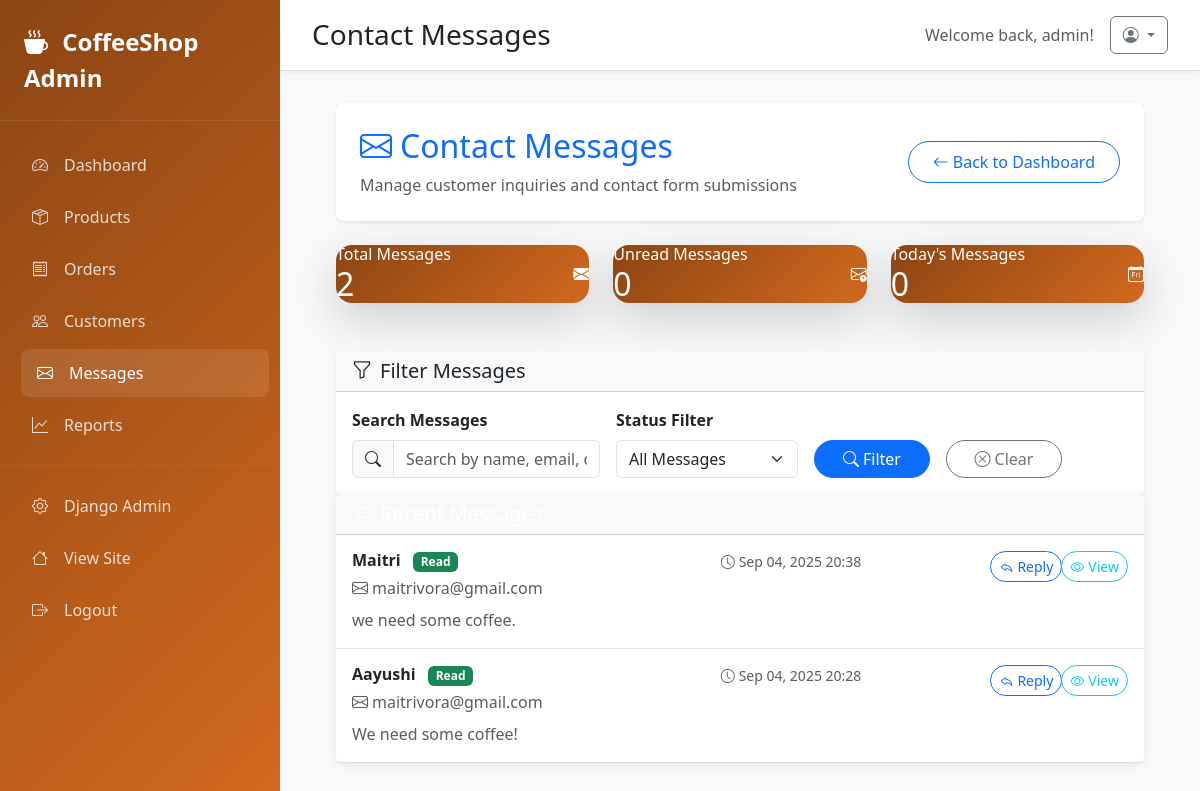
The page /dashboard/messages/ (signed in) on the database its author committed.
### coffee/models.py (models this page shows, shortened)
class ContactMessage(models.Model):
    name = models.CharField(max_length=100)
    email = models.EmailField()
    message = models.TextField()
    is_read = models.BooleanField(default=False)
    created_at = models.DateTimeField(auto_now_add=True)
    class Meta:
        ordering = ['-created_at']

### coffee/admin_views.py (the view)
# urls.py: path('dashboard/messages/', admin_views.admin_messages, name='admin_messages'),
@staff_member_required
def admin_messages(request):
    messages_queryset = ContactMessage.objects.all().order_by('-created_at')
    search_query = request.GET.get('search', '')
    if search_query:
        messages_queryset = messages_queryset.filter(
            Q(name__icontains=search_query) |
            Q(email__icontains=search_query) |
            Q(message__icontains=search_query)
        )
    status_filter = request.GET.get('status', '')
    if status_filter == 'unread':
        messages_queryset = messages_queryset.filter(is_read=False)
    elif status_filter == 'read':
        messages_queryset = messages_queryset.filter(is_read=True)
    from django.core.paginator import Paginator
    paginator = Paginator(messages_queryset, 20)  # Show 20 messages per page
    page_number = request.GET.get('page')
    messages_page = paginator.get_page(page_number)
    total_messages = ContactMessage.objects.count()
    unread_messages = ContactMessage.objects.filter(is_read=False).count()
    today_messages = ContactMessage.objects.filter(created_at__date=timezone.now().date()).count()
    context = {
        'page_title': 'Contact Messages',
        'messages': messages_page,
        'search_query': search_query,
        'status_filter': status_filter,
        'total_messages': total_messages,
        'unread_messages': unread_messages,
        'today_messages': today_messages,
    }
    return render(request, 'admin_dashboard/messages.html', context)

### coffee/views.py (called while the page is built, shortened)
def cart_context(request):
    cart_count = 0
    if hasattr(request, 'user') and request.user.is_authenticated:
        try:
            cart = Cart.objects.get(user=request.user)
            cart_count = cart.total_items
        except Cart.DoesNotExist:
            cart_count = 0
    return {'cart_count': cart_count}

### coffee/templates/admin_dashboard/messages.html (shortened to what this page needs)
{% extends 'admin_dashboard/base.html' %}
{% load static %}
{% block content %}
<div class="container-fluid">
    <div class="d-flex justify-content-between align-items-center mb-4 p-4 bg-white rounded-3 shadow-sm">
        <div>
            <h1 class="h2 mb-2 text-primary">
                <i class="bi bi-envelope me-2"></i>Contact Messages
            </h1>
            <p class="mb-0 text-muted">Manage customer inquiries and contact form submissions</p>
        </div>
        <div>
            <a href="{% url 'admin_dashboard' %}" class="btn btn-outline-primary rounded-pill px-4 py-2">
                <i class="bi bi-arrow-left me-1"></i>Back to Dashboard
            </a>
        </div>
    </div>
    <div class="stats-card-container mb-4">
        <div class="row">
            <div class="col-md-4 mb-4">
                <div class="stats-card shadow-lg">
                    <div class="d-flex justify-content-between align-items-center">
                        <div>
                            <h6 class="stats-card-title mb-0">Total Messages</h6>
                            <h2 class="stats-card-value mb-0">{{ total_messages }}</h2>
                        </div>
                        <div class="stats-card-icon">
                            <i class="bi bi-envelope-fill"></i>
                        </div>
                    </div>
                </div>
            </div>
            <div class="col-md-4 mb-4">
                <div class="stats-card unread shadow-lg">
                    <div class="d-flex justify-content-between align-items-center">
                        <div>
                            <h6 class="stats-card-title mb-0">Unread Messages</h6>
                            <h2 class="stats-card-value mb-0">{{ unread_messages }}</h2>
                        </div>
                        <div class="stats-card-icon">
                            <i class="bi bi-envelope-exclamation"></i>
                        </div>
                    </div>
                </div>
            </div>
            <div class="col-md-4 mb-4">
                <div class="stats-card today shadow-lg">
                    <div class="d-flex justify-content-between align-items-center">
                        <div>
                            <h6 class="stats-card-title mb-0">Today's Messages</h6>
                            <h2 class="stats-card-value mb-0">{{ today_messages }}</h2>
                        </div>
                        <div class="stats-card-icon">
                            <i class="bi bi-calendar-day"></i>
                        </div>
                    </div>
                </div>
            </div>
        </div>
    </div>
    <div class="card shadow-sm">
        <div class="card-header bg-light">
            <h5 class="mb-0">
                <i class="bi bi-funnel me-2"></i>Filter Messages
            </h5>
        </div>
        <div class="card-body">
            <form method="GET" class="row g-3">
                <div class="col-md-4">
                    <label for="search" class="form-label fw-bold">Search Messages</label>
                    <div class="input-group">
                        <span class="input-group-text">
                            <i class="bi bi-search"></i>
                        </span>
                        <input type="text" class="form-control" id="search" name="search"
                               value="{{ search_query }}" placeholder="Search by name, email, or message...">
                    </div>
                </div>
                <div class="col-md-3">
                    <label for="status" class="form-label fw-bold">Status Filter</label>
                    <select class="form-select" id="status" name="status">
                        <option value="">All Messages</option>
                    </select>
                </div>
                <div class="col-md-2">
                    <label class="form-label fw-bold">&nbsp;</label>
                    <button type="submit" class="btn btn-primary w-100 rounded-pill">
                        <i class="bi bi-search me-1"></i>Filter
                    </button>
                </div>
                <div class="col-md-2">
                    <label class="form-label fw-bold">&nbsp;</label>
                    <a href="{% url 'admin_messages' %}" class="btn btn-outline-secondary w-100 rounded-pill">
                        <i class="bi bi-x-circle me-1"></i>Clear
                    </a>
                </div>
            </form>
        </div>
    </div>
    <div class="card">
        <div class="card-header bg-gradient-primary text-white rounded-top">
            <h5 class="mb-0">
                <i class="bi bi-list me-2"></i>Recent Messages
            </h5>
        </div>
        <div class="card-body p-0">
            {% if messages %}
                {% for message in messages %}
                <div class="message-card {% if not message.is_read %}unread{% else %}read{% endif %} p-3 border-bottom">
                    <div class="row">
                        <div class="col-md-8">
                            <div class="d-flex justify-content-between align-items-start mb-2">
                                <div>
                                    <h6 class="mb-1">
                                        <strong>{{ message.name }}</strong>
                                        {% if not message.is_read %}
                                            <span class="badge bg-danger status-badge ms-2">New</span>
                                        {% else %}
                                            <span class="badge bg-success status-badge ms-2">Read</span>
                                        {% endif %}
                                    </h6>
                                    <p class="text-muted mb-0">
                                        <i class="bi bi-envelope me-1"></i>{{ message.email }}
                                    </p>
                                </div>
                                <small class="text-muted">
                                    <i class="bi bi-clock me-1"></i>{{ message.created_at|date:"M d, Y H:i" }}
                                </small>
                            </div>
                            <div class="message-preview text-muted">
                                {{ message.message }}
                            </div>
                        </div>
                        <div class="col-md-4 text-end">
                            <div class="btn-group" role="group">
                                <a href="mailto:{{ message.email }}?subject=Re: Your Message&body=Hi {{ message.name }},%0D%0A%0D%0AThank you for contacting CoffeeShop.%0D%0A%0D%0A"
                                   class="btn btn-sm btn-outline-primary rounded-pill">
                                    <i class="bi bi-reply me-1"></i>Reply
                                </a>
                                <button class="btn btn-sm btn-outline-info view-full-btn rounded-pill"
                                        data-bs-toggle="modal"
                                        data-bs-target="#messageModal"
                                        data-name="{{ message.name }}"
                                        data-email="{{ message.email }}"
                                        data-message="{{ message.message }}"
                                        data-date="{{ message.created_at|date:'F d, Y H:i' }}">
                                    <i class="bi bi-eye me-1"></i>View
                                </button>
                            </div>
                        </div>
                    </div>
                </div>
                {% endfor %}
            {% endif %}
        </div>
    </div>
</div>
{% endblock %}

### coffee/templates/admin_dashboard/base.html (shortened to what this page needs)
<!DOCTYPE html>
<html lang="en">
<head>
    <link href="https://cdn.jsdelivr.net/npm/bootstrap@5.3.2/dist/css/bootstrap.min.css" rel="stylesheet">
    <link rel="stylesheet" href="https://cdn.jsdelivr.net/npm/bootstrap-icons@1.11.1/font/bootstrap-icons.css">
</head>
<body>
    <nav class="sidebar" id="sidebar">
        <div class="sidebar-header">
            <a href="{% url 'admin_dashboard' %}" class="sidebar-brand">
                <i class="bi bi-cup-hot-fill me-2"></i>
                CoffeeShop Admin
            </a>
        </div>
        <div class="sidebar-nav">
            <div class="nav-item">
                <a href="{% url 'admin_dashboard' %}" class="nav-link {% if request.resolver_match.url_name == 'admin_dashboard' %}active{% endif %}">
                    <i class="bi bi-speedometer2"></i>
                    Dashboard
                </a>
            </div>
            <div class="nav-item">
                <a href="{% url 'admin_products' %}" class="nav-link {% if request.resolver_match.url_name == 'admin_products' %}active{% endif %}">
                    <i class="bi bi-box-seam"></i>
                    Products
                </a>
            </div>
            <div class="nav-item">
                <a href="{% url 'admin_orders' %}" class="nav-link {% if request.resolver_match.url_name == 'admin_orders' %}active{% endif %}">
                    <i class="bi bi-receipt"></i>
                    Orders
                </a>
            </div>
            <div class="nav-item">
                <a href="{% url 'admin_customers' %}" class="nav-link {% if request.resolver_match.url_name == 'admin_customers' %}active{% endif %}">
                    <i class="bi bi-people"></i>
                    Customers
                </a>
            </div>
            <div class="nav-item">
                <a href="{% url 'admin_messages' %}" class="nav-link {% if request.resolver_match.url_name == 'admin_messages' %}active{% endif %}">
                    <i class="bi bi-envelope"></i>
                    Messages
                </a>
            </div>
            <div class="nav-item">
                <a href="{% url 'admin_reports' %}" class="nav-link {% if request.resolver_match.url_name == 'admin_reports' %}active{% endif %}">
                    <i class="bi bi-graph-up"></i>
                    Reports
                </a>
            </div>
            <hr class="my-3" style="border-color: rgba(255,255,255,0.2);">
            <div class="nav-item">
                <a href="/admin/" class="nav-link" target="_blank">
                    <i class="bi bi-gear"></i>
                    Django Admin
                </a>
            </div>
            <div class="nav-item">
                <a href="{% url 'home' %}" class="nav-link" target="_blank">
                    <i class="bi bi-house"></i>
                    View Site
                </a>
            </div>
            <div class="nav-item">
                <a href="{% url 'logout' %}" class="nav-link">
                    <i class="bi bi-box-arrow-right"></i>
                    Logout
                </a>
            </div>
        </div>
    </nav>
    <div class="main-content">
        <div class="topbar d-flex justify-content-between align-items-center">
            <div class="d-flex align-items-center">
                <h1 class="h3 mb-0 text-gray-800">{{ page_title|default:"Dashboard" }}</h1>
            </div>
            <div class="d-flex align-items-center">
                <span class="text-muted me-3">Welcome back, {{ user.first_name|default:user.username }}!</span>
                <div class="dropdown">
                    <button class="btn btn-outline-secondary dropdown-toggle" type="button" data-bs-toggle="dropdown">
                        <i class="bi bi-person-circle"></i>
                    </button>
                </div>
            </div>
        </div>
        <div class="container-fluid">
            {% block content %}{% endblock %}
        </div>
    </div>
</body>
</html>

### coffee/templates/admin_dashboard/base.html (style rules this page uses)
:root { --coffee-primary: #8B4513; --coffee-secondary: #D2691E; --coffee-light: #F5E6D3; --sidebar-width: 280px; }
body { font-family: 'Segoe UI', Tahoma, Geneva, Verdana, sans-serif; background-color: #f8f9fa; }
.sidebar { position: fixed; top: 0; left: 0; height: 100vh; width: var(--sidebar-width); background: linear-gradient(135deg, var(--coffee-primary), var(--coffee-secondary)); color: white; z-index: 1000; transition: all 0.3s ease; overflow-y: auto; }
.sidebar-header { padding: 1.5rem; border-bottom: 1px solid rgba(255,255,255,0.1); }
.sidebar-brand { font-size: 1.5rem; font-weight: bold; color: white; text-decoration: none; }
.sidebar-nav { padding: 1rem 0; }
.nav-item { margin: 0.25rem 1rem; }
.nav-link { color: rgba(255,255,255,0.8); padding: 0.75rem 1rem; border-radius: 0.5rem; transition: all 0.3s ease; text-decoration: none; display: flex; align-items: center; }
.nav-link:hover, .nav-link.active { background-color: rgba(255,255,255,0.1); color: white; transform: translateX(5px); }
.nav-link i { margin-right: 0.75rem; width: 20px; }
.main-content { margin-left: var(--sidebar-width); min-height: 100vh; padding: 2rem; }
.topbar { background: white; padding: 1rem 2rem; margin: -2rem -2rem 2rem -2rem; border-bottom: 1px solid #dee2e6; box-shadow: 0 2px 4px rgba(0,0,0,0.05); }
.card { border: none; box-shadow: 0 2px 10px rgba(0,0,0,0.08); transition: all 0.3s ease; }
.stats-card { background: linear-gradient(135deg, var(--coffee-primary), var(--coffee-secondary)); color: white; border-radius: 1rem; }

### rows shown on the page
ContactMessage: name "Maitri", is_read "Read", email "maitrivora@gmail.com", created_at "Sep 04, 2025 20:38", message "we need some coffee."
ContactMessage: name "Aayushi", is_read "Read", email "maitrivora@gmail.com", created_at "Sep 04, 2025 20:28", message "We need some coffee!"

### other values the page prints
{{ page_title|default:"Dashboard" }} "Contact Messages"
{{ user.first_name|default:user.username }} "admin"
{{ total_messages }} "2"
{{ unread_messages }} "0"
{{ today_messages }} "0"
